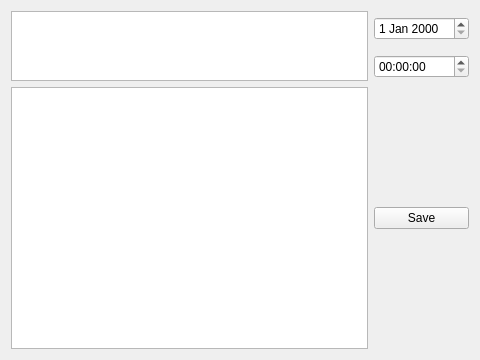
<?xml version="1.0" encoding="UTF-8"?>
<ui version="4.0">
 <class>Form</class>
 <widget class="QWidget" name="Form">
  <property name="geometry">
   <rect>
    <x>0</x>
    <y>0</y>
    <width>480</width>
    <height>360</height>
   </rect>
  </property>
  <property name="windowTitle">
   <string>Form</string>
  </property>
  <layout class="QGridLayout" name="gridLayout_2">
   <item row="0" column="0">
    <layout class="QGridLayout" name="gridLayout">
     <item row="1" column="1">
      <widget class="QTimeEdit" name="timeEdit"/>
     </item>
     <item row="0" column="0" rowspan="2">
      <widget class="QTextBrowser" name="textBrowserTitleChange"/>
     </item>
     <item row="0" column="1">
      <widget class="QDateEdit" name="dateEdit"/>
     </item>
     <item row="4" column="0">
      <widget class="QTextBrowser" name="textBrowser"/>
     </item>
     <item row="4" column="1">
      <widget class="QPushButton" name="pushButton">
       <property name="text">
        <string>Save</string>
       </property>
      </widget>
     </item>
    </layout>
   </item>
  </layout>
 </widget>
 <resources/>
 <connections/>
</ui>
